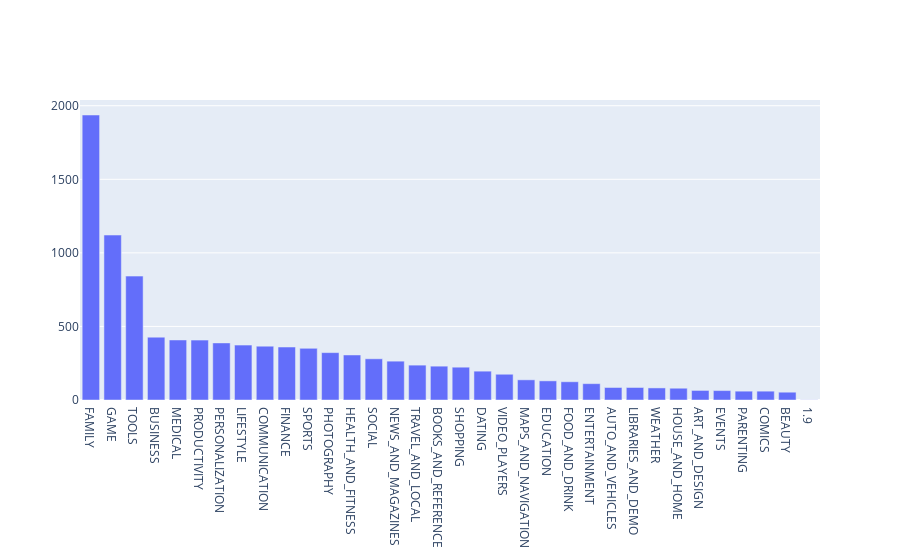

The notebook cell this image was saved under:
### Code cell
import plotly
plotly.offline.init_notebook_mode(connected=True)
import plotly.graph_objs as go

# Print the total number of unique categories
num_categories = len(apps["Category"].unique())
print('Number of categories = ', num_categories)

# Count the number of apps in each 'Category' and sort them in descending order
num_apps_in_category = apps["Category"].value_counts().sort_values(ascending = False)

data = [go.Bar(
        x = num_apps_in_category.index, # index = category name
        y = num_apps_in_category.values, # value = count
)]

plotly.offline.iplot(data)

### Figure 1 — Plotly figure (JSON) as saved in the notebook; plotly's stock layout.template omitted (floating-point values rounded to 4 significant figures)
{"data": [{"type": "bar", "x": ["FAMILY", "GAME", "TOOLS", "BUSINESS", "MEDICAL", "PRODUCTIVITY", "PERSONALIZATION", "LIFESTYLE", "COMMUNICATION", "FINANCE", "SPORTS", "PHOTOGRAPHY", "HEALTH_AND_FITNESS", "SOCIAL", "NEWS_AND_MAGAZINES", "TRAVEL_AND_LOCAL", "BOOKS_AND_REFERENCE", "SHOPPING", "DATING", "VIDEO_PLAYERS", "MAPS_AND_NAVIGATION", "EDUCATION", "FOOD_AND_DRINK", "ENTERTAINMENT", "AUTO_AND_VEHICLES", "LIBRARIES_AND_DEMO", "WEATHER", "HOUSE_AND_HOME", "ART_AND_DESIGN", "EVENTS", "PARENTING", "COMICS", "BEAUTY", "1.9"], "y": [1937, 1121, 842, 427, 408, 407, 388, 373, 366, 360, 351, 322, 306, 280, 264, 237, 230, 223, 196, 175, 137, 130, 124, 111, 85, 85, 82, 80, 65, 64, 60, 60, 53, 1]}], "layout": {"autosize": true, "xaxis": {"autorange": true, "range": [-0.5, 33.5], "type": "category"}, "yaxis": {"autorange": true, "range": [0, 2039.0], "type": "linear"}}}
